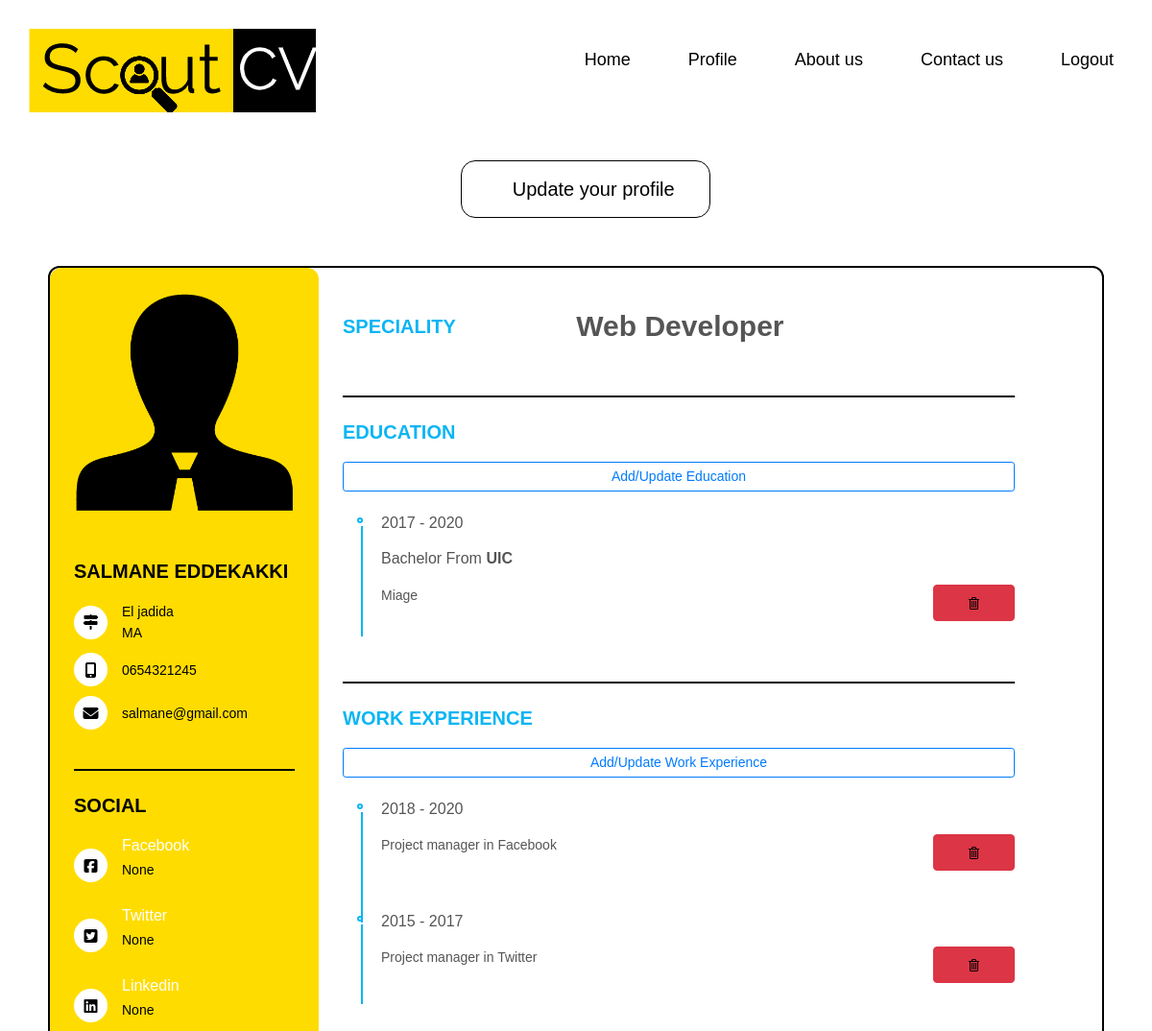
The app's page /cv/ (signed in, upper part), older data.
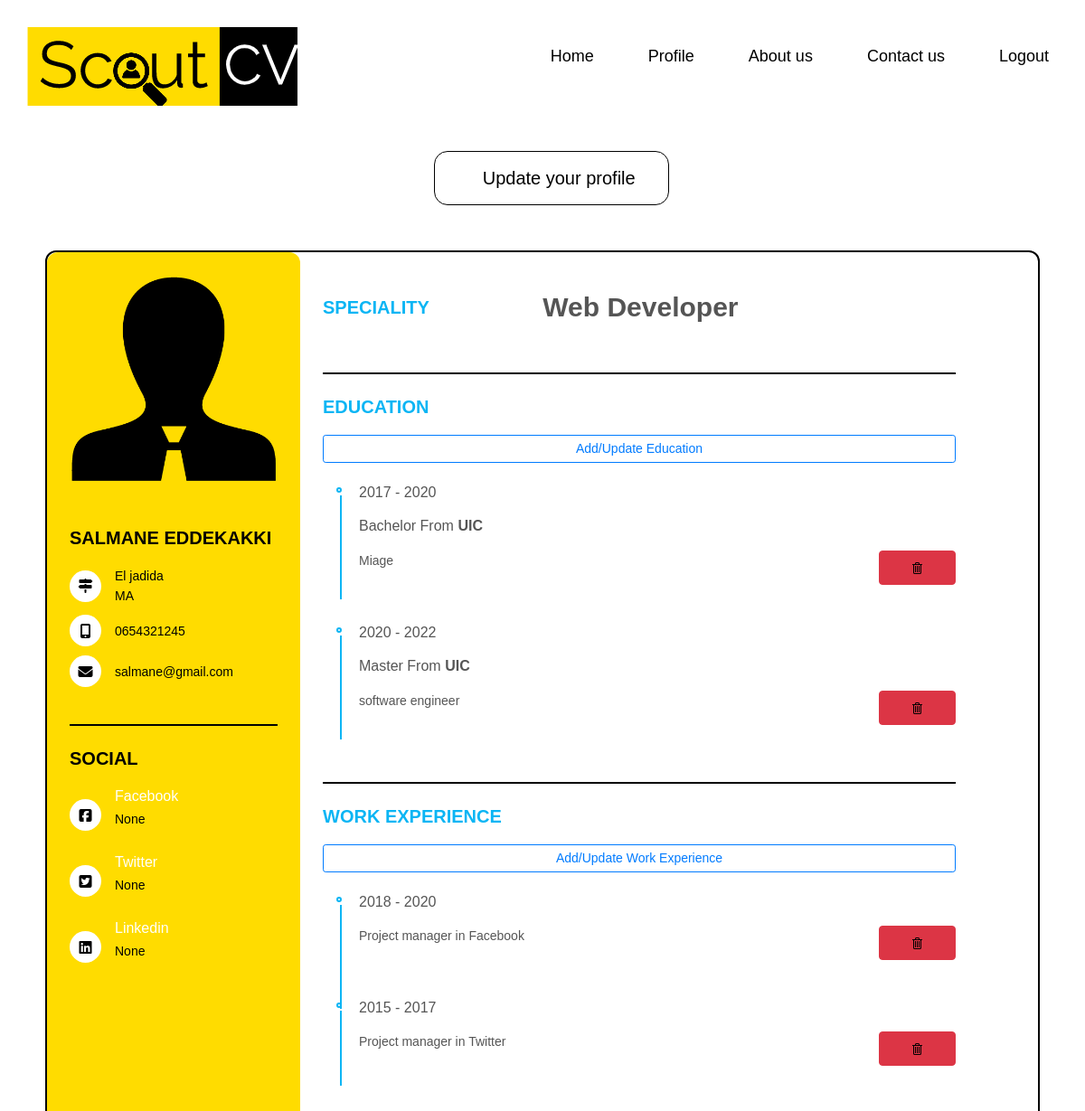
The same page, newer data.
### Candidat/models.py (models this page shows, shortened)
class Academic(models.Model):
    TYPE = (
        ('', '(Degree)'),
        ('Bachelor','Bachelor '),
        ('Master','Master'),
        ('Doctorat','Doctorat'),
    )
    profil = models.ForeignKey('Profil',on_delete=models.CASCADE ,null=True)
    annee_debut = models.IntegerField(null=True)
    annee_fin = models.IntegerField(null=True)
    ecole = models.CharField(max_length=50 ,null=True)
    type_diplome = models.CharField(max_length=20,choices=TYPE ,null=True)
    description_academic = models.TextField(null=True,blank=True)

class Experience_Pro(models.Model):
    profil = models.ForeignKey('Profil',on_delete=models.CASCADE ,null=True)
    annee_debut = models.IntegerField( null=True)
    annee_fin = models.IntegerField( null=True)
    nbr_annee = models.IntegerField(null = True , default=0)
    description_exp_pro = models.TextField(null=True,blank=True)

### Candidat/decorators.py (the view)
        def wrapper_func(request, *args, **kwargs):
            group = None
            if request.user.groups.exists():
                group = request.user.groups.all()[0].name
            if group in allowed_roles:
                return view_func(request,*args, **kwargs)
            else:
                return redirect('profilEntr')

### Candidat/views.py (called while the page is built)
@login_required(login_url='login')
@allowed_users(allowed_roles=['Candidat'])
def cv(request):
    academics = request.user.profil.academic_set.all()
    exp_pros = request.user.profil.experience_pro_set.all()
    projets = request.user.profil.projet_realise_set.all()
    certificats = request.user.profil.certificat_set.all()
    langues = request.user.profil.language_set.all()
    context={
        'academics' : academics,
        'exp_pros':exp_pros,
        'projets' :projets,
        'certificats':certificats,
        'langues' : langues
    }
    return render(request ,'candidat/profil.html',context)

### Entreprise/models.py (called while the page is built)
    def __str__(self):
        return self.poste_n

### templates/candidat/profil.html (shortened to what the changed rows need)
{% extends 'base.html' %}
{% load static %}
{% block style %}
  <link rel="stylesheet" type="text/css" href="{% static 'css/cvcss.css' %}">
{% endblock  %}
{% block content %}
<div class="pr1">
{% include 'nav-bar.html' %}
<div class="resume wow fadeInUp" data-wow-delay="0.1s">
  <div class="resume_right">
    <div class="resume_item resume_work">
        <ul>
          {% for academic in academics %}
          <li>
            <div class="date">{{ academic.annee_debut }} - {{ academic.annee_fin }}</div>
            <div class="info">
              <p class="semi-bold">{{ academic.type_diplome }} From <b>{{ academic.ecole }}</b></p>
              <div class="row">
                <div class="col-10">
                  {{ academic.description_academic }}
                </div>
                <div class="col-2">
                  <form method="POST" action="{% url 'delete_academic' academic.id %}">
                    <button class="btn btn-danger btn-block" type="submit" name="delete">
                      <img class="img-fluid" src="{% static 'images/delete.png' %}" alt="Delete">
                    </button>
                  </form>
                </div>
              </div>
            </div>
            <br>
        </li>
        {% endfor %}
        </ul>
    </div>
    <div class="resume_item resume_work">
      <ul>
        {% for exp_pro in exp_pros %}
        <li>
          <div class="date">{{ exp_pro.annee_debut }} - {{ exp_pro.annee_fin }}</div>
          <div class="info">
            <div class="row">
              <div class="col-10">
                {{ exp_pro.description_exp_pro }}
              </div>
              <div class="col-2">
                <form method="POST" action="{% url 'delete_experience_pro' exp_pro.id %}">
                  <button class="btn btn-danger btn-block" type="submit" name="delete">
                    <img class="img-fluid" src="{% static 'images/delete.png' %}" alt="Delete">
                  </button>
                </form>
              </div>
            </div>
          </div>
          <br>
        </li>
        {% endfor %}
        </ul>
    </div>
    </div>
  </div>
 </div>
  </div>
{% endblock  %}

Row changes from the older to the newer data that the page shows:
added Academic: annee_debut "2020", annee_fin "2022", type_diplome "Master", ecole "UIC", description_academic "software engineer"
